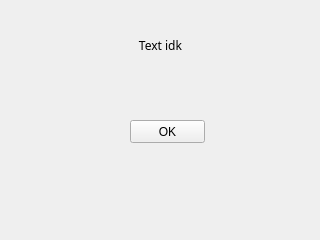
<?xml version="1.0" encoding="UTF-8"?>
<ui version="4.0">
 <class>MainWindow</class>
 <widget class="QMainWindow" name="MainWindow">
  <property name="geometry">
   <rect>
    <x>0</x>
    <y>0</y>
    <width>320</width>
    <height>240</height>
   </rect>
  </property>
  <property name="windowTitle">
   <string>MainWindow</string>
  </property>
  <widget class="QWidget" name="centralwidget">
   <widget class="QPushButton" name="pushButton">
    <property name="geometry">
     <rect>
      <x>130</x>
      <y>120</y>
      <width>75</width>
      <height>23</height>
     </rect>
    </property>
    <property name="text">
     <string>OK</string>
    </property>
   </widget>
   <widget class="QLabel" name="label">
    <property name="geometry">
     <rect>
      <x>10</x>
      <y>30</y>
      <width>301</width>
      <height>31</height>
     </rect>
    </property>
    <property name="font">
     <font>
      <family>Noto Sans Arabic</family>
     </font>
    </property>
    <property name="text">
     <string>Text idk</string>
    </property>
    <property name="alignment">
     <set>Qt::AlignCenter</set>
    </property>
   </widget>
  </widget>
 </widget>
 <resources/>
 <connections/>
</ui>
